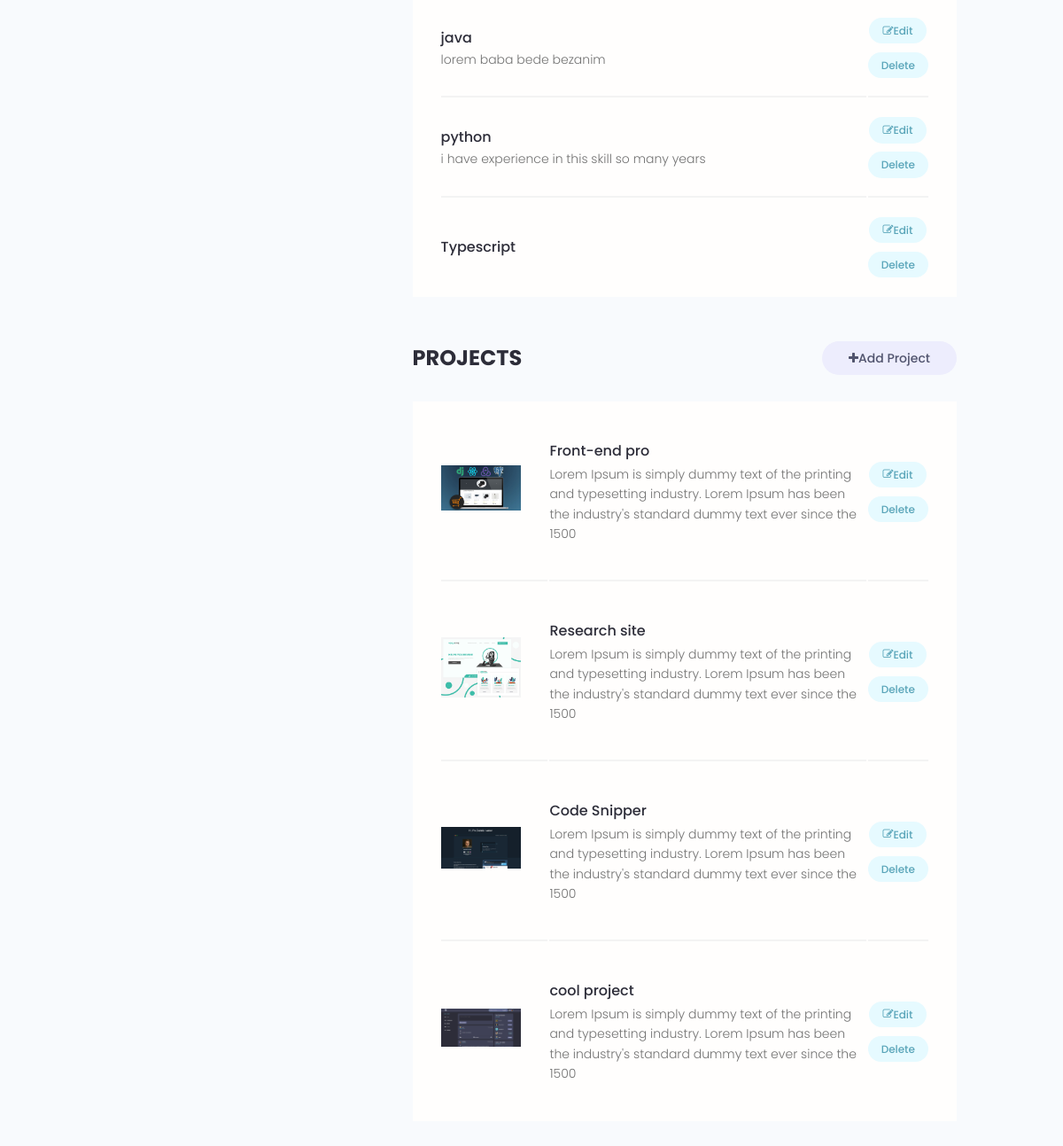
Page /account/ (signed in, lower part) on the earlier database version.
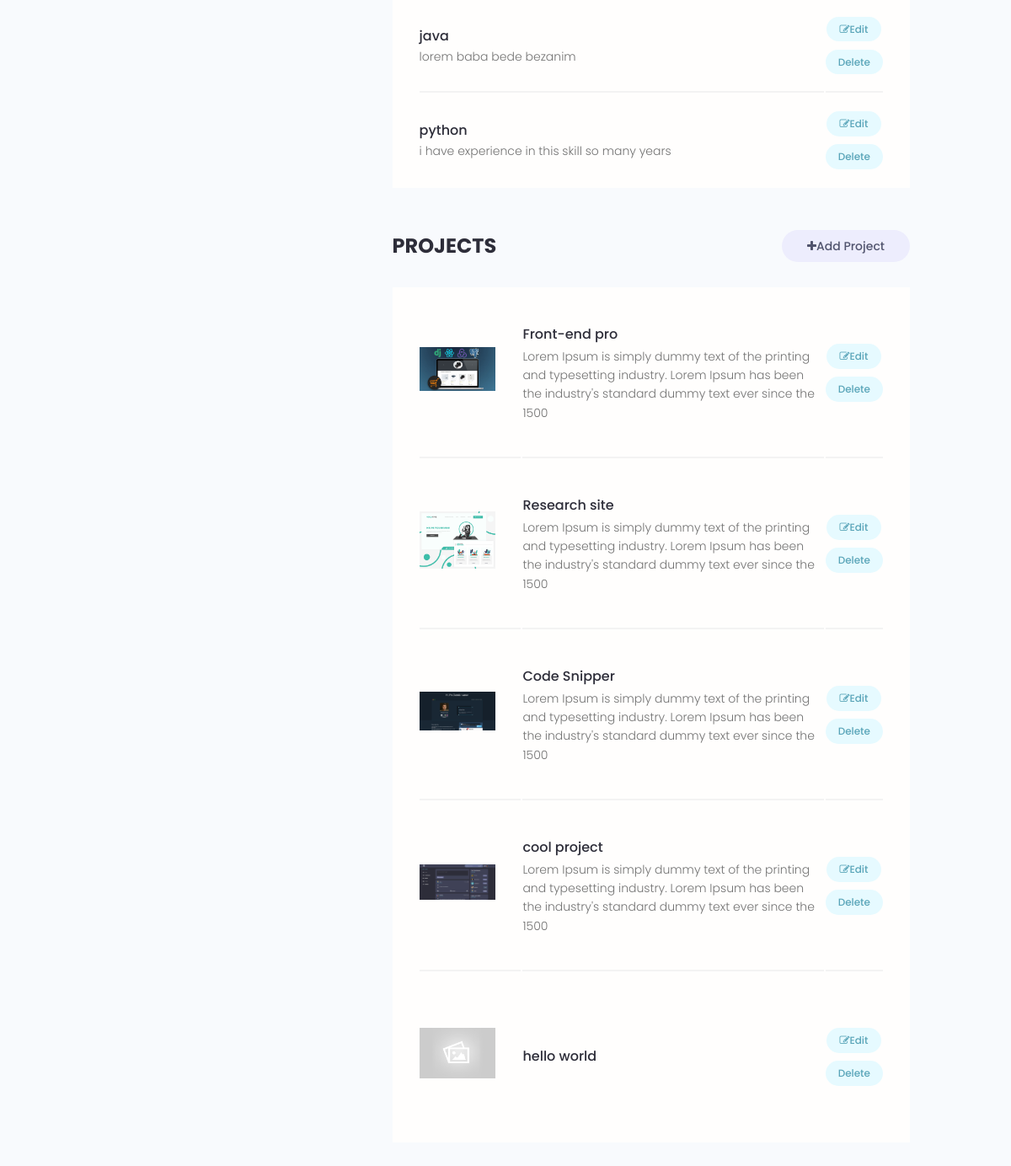
Same page on the later database version.
### users/models.py (models this page shows)
class Skill(models.Model):
      owner = models.ForeignKey(Profile,on_delete=models.CASCADE,
                  null=True, blank=True)
      id = models.UUIDField(unique=True,
                  default=uuid.uuid4,primary_key=True,editable=False)
      name = models.CharField(max_length=100 , null=True, blank=True)
      description = models.TextField(max_length=1000 , null=True, blank=True)
      created = models.DateTimeField(auto_now_add=True)
      def __str__(self):
            return str(self.name)

### projects/models.py (models this page shows, shortened)
class Project(models.Model):
      owner = models.ForeignKey(Profile,null=True,
                           blank=True, on_delete= models.SET_NULL)
      title = models.CharField(max_length=2000)
      description = models.TextField(null=True, blank=True)
      featured_image = models.ImageField( null=True, blank=True , default='default.jpg')
      demo_link = models.CharField(max_length=2000 ,null=True, blank=True)
      source_link = models.CharField(max_length=2000 ,null=True, blank=True)
      tags = models.ManyToManyField('Tag')
      vote_total = models.IntegerField(default=0,null=True,blank=True)
      vote_ratio = models.IntegerField(default=0,null=True,blank=True)
      created = models.DateTimeField(auto_now_add=True)
      id = models.UUIDField(default=uuid.uuid4 , unique=True , primary_key=True , editable=False )

### users/views.py (the view)
# urls.py: path('account/',views.userAccount, name='account'),
@login_required(login_url ='login')
def userAccount(request):
      profile = request.user.profile
      if request.session :
            print("\n\n re  \t  ", request.session  )
      userprojects = profile.project_set.all()
      context = {
            'profile':profile,
            'projects':userprojects,
      }
      return render(request,'users/account.html',context )

### users/templates/users/account.html (shortened to what this page needs)
{% extends "base.html" %}
{% load static %}
{% block content %}
  <main class="settingsPage profile my-md">
      <div class="container">
        <div class="layout">
          <div class="column column--1of3">
          </div>
          <div class="column column--2of3">
            <table class="settings__table">
            {%for skill in profile.skill_set.all %}
              <tr>
                <td class="settings__tableInfo">
                  <h4>{{skill}}</h4>
                  {% if skill.description %}
                  <p>
                        {{skill.description}}
                  </p>
                  {%endif%}
                </td>
                <td class="settings__tableActions">
                  <a class="tag tag--pill tag--main settings__btn" href="/update-skill/{{skill.id}}"><i class="fa fa-edit"></i> Edit</a>
                  <a class="tag tag--pill tag--main settings__btn" href="/delete-skill/{{skill.id }}?next=/account">
                    Delete</a>
                </td>
              </tr>
            {% endfor %}
            </table>
            <div class="settings">
              <h3 class="settings__title">Projects</h3>
              <a class="tag tag--pill tag--sub settings__btn tag--lg" href="{% url 'create-project' %}"><i class="fa fa-plus"></i> Add Project</a>
            </div>
            <table class="settings__table">
                  {%for project in projects%}
                        <tr>
                        <td class="settings__thumbnail">
                              <a href="/project/single/{{project.id}}">
                                    <img src="{{ project.featured_image.url }}" alt="Project Thumbnail" /></a>
                        </td>
                        <td class="settings__tableInfo">
                              <a href="single-project.html">{{project.title}}</a>
                              <p>
                              {{project.description|slice:"150"}}
                              </p>
                        </td>
                        <td class="settings__tableActions">
                              <a class="tag tag--pill tag--main settings__btn" href="{%url 'update-project' project.id %}">
                                    <i class="fa fa-edit"></i> Edit</a>
                              <a class="tag tag--pill tag--main settings__btn" href="{%url 'delete-project' project.id %}?next=/account">
                              Delete</a>
                        </td>
                        </tr>
                  {% endfor %}
            </table>
          </div>
        </div>
      </div>
    </main>
{% endblock content %}

Differences in the rows shown:
removed Skill: name "Typescript"
added Project: featured_image (placeholder picture), title "hello world"
